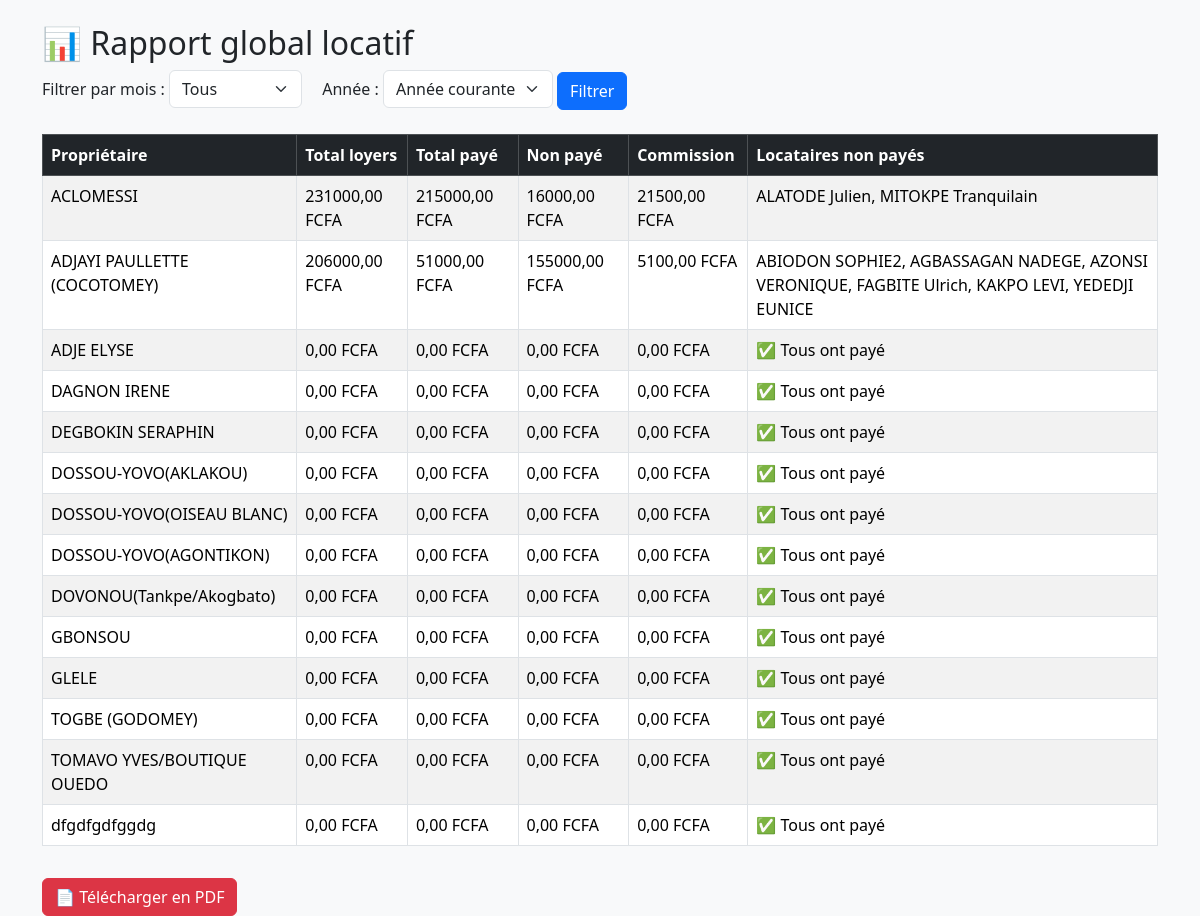
The page /rapport-global/ on the database as committed earlier.
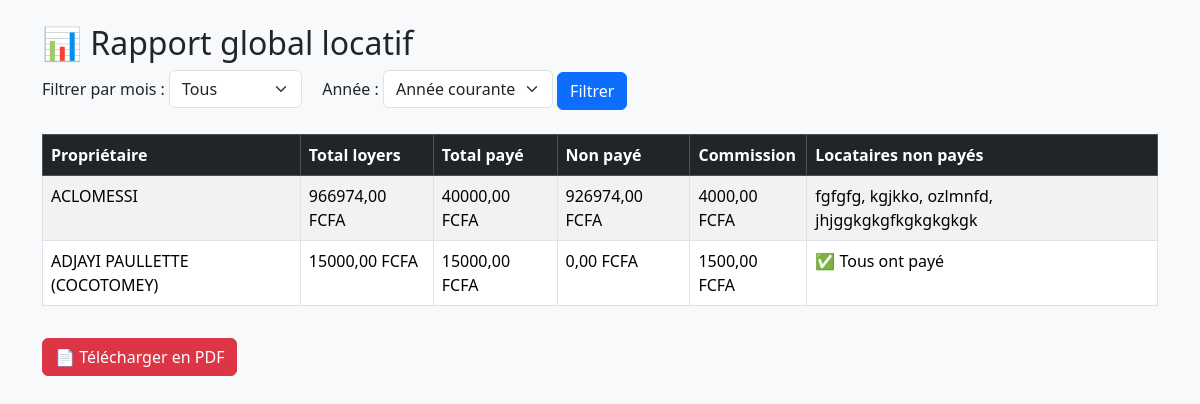
The same page on the database as committed later.
### core/models.py (models this page shows, shortened)
class Proprietaire(models.Model):
    nom = models.CharField(max_length=100)
    numero = models.CharField(max_length=20, default="0000000000")

### core/views.py (the view, shortened to what this page needs)
# urls.py: path("rapport-global/", views.rapport_global, name="rapport_global"),
def rapport_global(request):
    mois = request.GET.get("mois")
    annee = request.GET.get("annee")  # ✅ Récupérer l'année
    proprietaires = Proprietaire.objects.prefetch_related("locataires")
    data = []
    for proprietaire in proprietaires:
        locataires = proprietaire.locataires.all()
        paiements = Paiement.objects.filter(locataire__in=locataires)
        total_loyers = sum([l.loyer_mensuel for l in locataires])
        total_paye = sum([p.montant for p in paiements])
        commission = total_paye * Decimal("0.1")
        locataires_non_payes = [
            l.nom for l in locataires
            if not paiements.filter(locataire=l).exists()
        ]
        data.append({
            "proprietaire": proprietaire.nom,
            "total_loyers": total_loyers,
            "total_paye": total_paye,
            "non_paye": total_loyers - total_paye,
            "commission": commission,
            "locataires_non_payes": locataires_non_payes,
        })
    context = {
        "rapport": data,
        "mois_list": [(i, MOIS_FR[i]) for i in range(1, 13)],
        "mois": mois,
        "annee": annee,  # ✅ Ajouter l'année au contexte
    }
    return render(request, "core/rapport_global.html", context)

### core/templates/core/rapport_global.html (shortened to what this page needs)
<!DOCTYPE html>
<html lang="fr">
<head>
  <link rel="stylesheet" href="https://cdn.jsdelivr.net/npm/bootstrap@5.3.2/dist/css/bootstrap.min.css">
</head>
<body class="container mt-4 bg-light">
  <h2>📊 Rapport global locatif</h2>
  <form method="get" class="mb-4">
    <label for="mois">Filtrer par mois :</label>
    <select name="mois" id="mois" class="form-select w-auto d-inline-block">
      <option value="">Tous</option>
    </select>
    <label for="annee" class="ms-3">Année :</label>
    <select name="annee" id="annee" class="form-select w-auto d-inline-block">
      <option value="">Année courante</option>
    </select>
    <button type="submit" class="btn btn-primary">Filtrer</button>
  </form>
  <table class="table table-striped table-bordered mt-3">
    <thead class="table-dark">
      <tr>
        <th>Propriétaire</th>
        <th>Total loyers</th>
        <th>Total payé</th>
        <th>Non payé</th>
        <th>Commission</th>
        <th>Locataires non payés</th>
      </tr>
    </thead>
    <tbody>
      {% for item in rapport %}
      <tr>
        <td>{{ item.proprietaire }}</td>
        <td>{{ item.total_loyers|floatformat:2 }} FCFA</td>
        <td>{{ item.total_paye|floatformat:2 }} FCFA</td>
        <td>{{ item.non_paye|floatformat:2 }} FCFA</td>
        <td>{{ item.commission|floatformat:2 }} FCFA</td>
        <td>
          {% if item.locataires_non_payes %}
            {{ item.locataires_non_payes|join:", " }}
          {% else %}
            ✅ Tous ont payé
          {% endif %}
        </td>
      </tr>
      {% empty %}
      <tr>
        <td colspan="6" class="text-center">Aucun rapport disponible</td>
      </tr>
      {% endfor %}
    </tbody>
  </table>
  <a href="{% url 'rapport_global_pdf' %}?{% if mois %}mois={{ mois }}{% endif %}{% if annee %}&annee={{ annee }}{% endif %}" class="btn btn-danger mt-3">📄 Télécharger en PDF</a>
</body>
</html>

Rows that differ between the two databases and show on the page:
removed Proprietaire: proprietaire "ADJE ELYSE"
removed Proprietaire: proprietaire "DAGNON IRENE"
removed Proprietaire: proprietaire "DEGBOKIN SERAPHIN"
removed Proprietaire: proprietaire "DOSSOU-YOVO(AKLAKOU)"
removed Proprietaire: proprietaire "DOSSOU-YOVO(OISEAU BLANC)"
removed Proprietaire: proprietaire "DOSSOU-YOVO(AGONTIKON)"
removed Proprietaire: proprietaire "DOVONOU(Tankpe/Akogbato)"
removed Proprietaire: proprietaire "GBONSOU"
removed Proprietaire: proprietaire "GLELE"
removed Proprietaire: proprietaire "TOGBE (GODOMEY)"
removed Proprietaire: proprietaire "TOMAVO YVES/BOUTIQUE OUEDO"
removed Proprietaire: proprietaire "dfgdfgdfggdg"
Other text that changed with them:
new list line: "ACLOMESSI"
new list line: "966974,00 FCFA 40000,00 FCFA 926974,00 FCFA 4000,00 FCFA fgfgfg, kgjkko, ozlmnfd, jhjggkgkgfkgkgkgkgk"
new list line: "ADJAYI PAULLETTE (COCOTOMEY)"
new list line: "15000,00 FCFA 15000,00 FCFA 0,00 FCFA 1500,00 FCFA ✅ Tous ont payé"
list line gone: "ACLOMESSI"
list line gone: "231000,00 FCFA 215000,00 FCFA 16000,00 FCFA 21500,00 FCFA ALATODE Julien, MITOKPE Tranquilain"
list line gone: "ADJAYI PAULLETTE (COCOTOMEY)"
list line gone: "206000,00 FCFA 51000,00 FCFA 155000,00 FCFA 5100,00 FCFA ABIODON SOPHIE2, AGBASSAGAN NADEGE, AZONSI VERONIQUE, FAGBITE Ulrich, KAKPO LEVI, YEDEDJI EUNICE"
list line gone: "0,00 FCFA 0,00 FCFA 0,00 FCFA 0,00 FCFA ✅ Tous ont payé"
